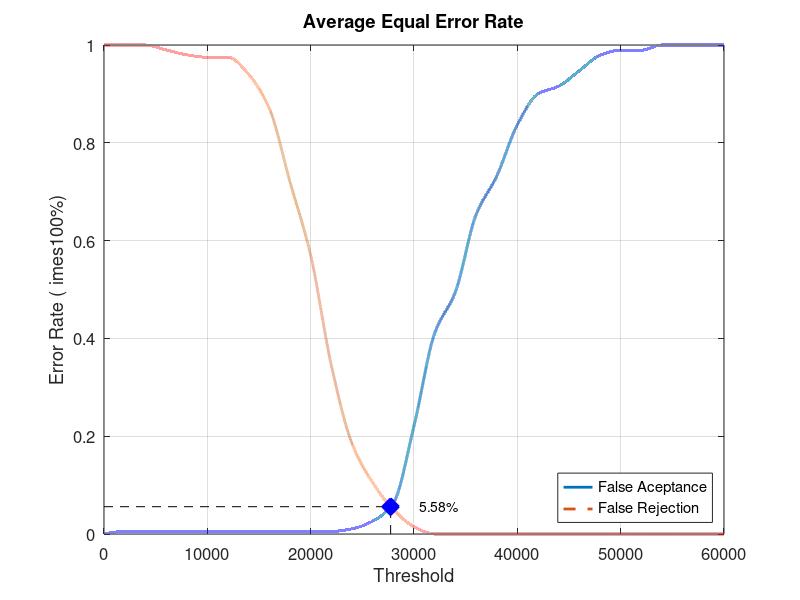
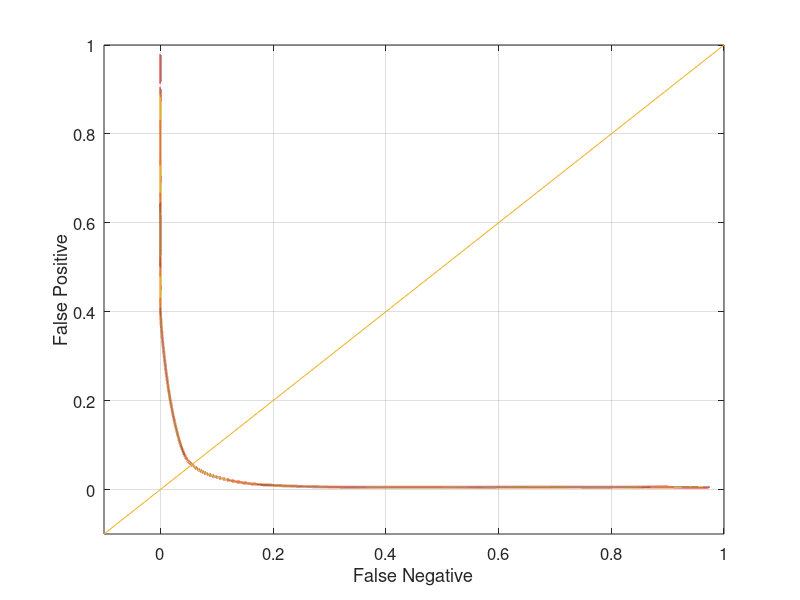

Recreate these plots in MATLAB, in order.
close all;
clear;
clc;
x = 0:2000:60000;
xq = 0:0.5:60000;

y0 = [0 0.00526316 0.00526316 0.00526316 0.00526316 0.00526316 0.00526316 0.00526316 0.00526316 0.00526316 0.00526316 0.00526316 0.0105263 0.0263158 0.0631579 0.221053 0.410526 0.494737 0.652632 0.731579 0.836842 0.9 0.915789 0.947368 0.978947 0.989474 0.989474 1 1 1 1]
yy0 = interp1(x, y0, xq, 'pchip');
y1 = [1 1 1 0.99 0.98 0.975 0.975 0.94 0.87 0.72 0.57 0.345 0.185 0.105 0.05 0.015 0 0 0 0 0 0 0 0 0 0 0 0 0 0 0]
yy1 = interp1(x, y1, xq, 'pchip');

% Calculating EER: 
y2 = abs(y0 - y1);
find(y2 == min(y2))
yy2 = abs(yy0 - yy1);
xEER = find(yy2 == min(yy2));
xEERIndex = xq(xEER) % X-axis EER
yEER = yy0(xEER) % Y-axis EER

main = figure
plot(xq, yy0,'-','LineWidth', 2);	hold on
plot(xq, yy1,'--','LineWidth', 2);	hold on
plot([xEERIndex xEERIndex], [0 yEER], 'k--');	hold on
plot([0 xEERIndex], [yEER yEER], 'k--');	hold on
plot(xEERIndex, yEER, 'bx', 'LineWidth', 10);	hold on
text(xEERIndex + 10 * xEERIndex / 100, yEER, [num2str(round((10000 * yEER)) / 100) '%'])
legend('False Aceptance', 'False Rejection', 'Location', 'SouthEast')
xlabel('Threshold')
ylabel('Error Rate (	imes100%)')
title('Average Equal Error Rate')
set(gca, 'FontSize', 12)
axis([0 60000 0 1])
grid on

print(main, 'Database4_2Main', '-dpng');
FNRxFPR = figure('Color', [1 1 1]);
plot(yy1, yy0, '-', yy1, yy0, 'LineWidth', 2);
hold on
y = -0.1:0.1:1
plot(y, y); 
set(gca, 'FontSize', 12)
xlabel('False Negative')
ylabel('False Positive')
axis([-0.1 1 -0.1 1])
set(gca, 'FontSize', 12)
grid on

print(FNRxFPR, 'Database4_2FNRxFPR','-dpng');
